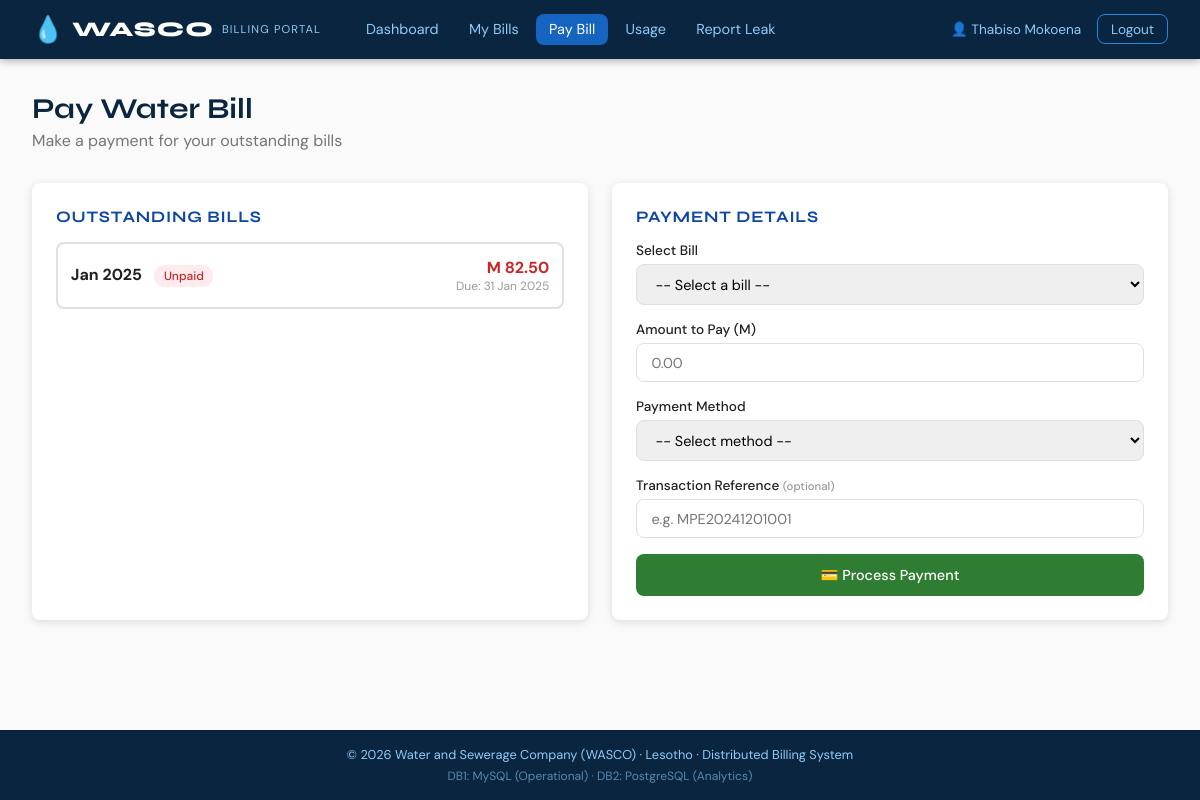
The page /pages/pay_bill.php (signed in) on the database its author committed.
### tables this page shows
CREATE TABLE bills (
    bill_id INT PRIMARY KEY AUTO_INCREMENT,
    account_number VARCHAR(20) NOT NULL,
    billing_month DATE NOT NULL,
    units_consumed DECIMAL(10,2) NOT NULL,
    amount_due DECIMAL(10,2) NOT NULL,
    due_date DATE NOT NULL,
    payment_status ENUM('unpaid','partial','paid','overdue') DEFAULT 'unpaid',
    generated_at TIMESTAMP DEFAULT CURRENT_TIMESTAMP,
    FOREIGN KEY (account_number) REFERENCES customers(account_number)
);

### pages/pay_bill.php (the view, shortened to what this page needs)
<?php
$db = getDB1();
$acc = $_SESSION['account_number'];
$stmt = $db->prepare("SELECT b.*, (b.amount_due - COALESCE(SUM(p.amount_paid),0)) as balance
                      FROM bills b
                      LEFT JOIN payments p ON b.bill_id = p.bill_id
                      WHERE b.account_number = ? AND b.payment_status != 'paid'
                      GROUP BY b.bill_id
                      HAVING balance > 0
                      ORDER BY b.billing_month ASC");
$stmt->execute([$acc]);
$unpaidBills = $stmt->fetchAll();
$selectedBillId = (int)($_GET['bill_id'] ?? 0);
include __DIR__ . '/../includes/header.php';
?>
<div class="page-header">
    <h1>Pay Water Bill</h1>
    <p>Make a payment for your outstanding bills</p>
</div>
<?php if (!$unpaidBills): ?>
    <div class="alert alert-info">🎉 No outstanding bills! You're all caught up.</div>
<?php else: ?>
<div style="display:grid;grid-template-columns:1fr 1fr;gap:1.5rem;">
<div class="card">
    <div class="card-title">Outstanding Bills</div>
    <?php foreach ($unpaidBills as $b): ?>
    <div style="padding:.8rem;border:2px solid <?= $b['bill_id'] == $selectedBillId ? '#1565c0' : '#e0e0e0' ?>;
                border-radius:8px;margin-bottom:.7rem;cursor:pointer;transition:border-color .2s;"
         onclick="selectBill(<?= $b['bill_id'] ?>, <?= $b['balance'] ?>)">
        <div style="display:flex;justify-content:space-between;align-items:center;">
            <div>
                <strong><?= date('M Y', strtotime($b['billing_month'])) ?></strong>
                <span class="badge badge-<?= $b['payment_status'] ?>" style="margin-left:.5rem"><?= ucfirst($b['payment_status']) ?></span>
            </div>
            <div style="text-align:right;">
                <div style="font-weight:700;color:#c62828">M <?= number_format($b['balance'], 2) ?></div>
                <div style="font-size:.75rem;color:#999">Due: <?= date('d M Y', strtotime($b['due_date'])) ?></div>
            </div>
        </div>
    </div>
    <?php endforeach; ?>
</div>
<div class="card">
    <div class="card-title">Payment Details</div>
    <form method="POST">
        <div class="form-group">
            <label>Select Bill</label>
            <select name="bill_id" id="bill_id" required onchange="updateMax(this)">
                <option value="">-- Select a bill --</option>
            </select>
        </div>
        <div class="form-group">
            <label>Amount to Pay (M)</label>
            <input type="number" name="amount" id="amount" step="0.01" min="1" placeholder="0.00" required>
        </div>
        <div class="form-group">
            <label>Payment Method</label>
            <select name="payment_method" required>
                <option value="">-- Select method --</option>
            </select>
        </div>
        <div class="form-group">
            <label>Transaction Reference <small style="color:#999">(optional)</small></label>
            <input type="text" name="transaction_ref" placeholder="e.g. MPE20241201001">
        </div>
        <button type="submit" class="btn btn-success" style="width:100%;padding:.75rem;">
            💳 Process Payment
        </button>
    </form>
</div>
</div>
<?php endif; ?>
<?php include __DIR__ . '/../includes/footer.php'; ?>

### assets/css/style.css (style rules this page uses)
:root { --blue-900: #0a2540; --blue-700: #0d47a1; --blue-500: #1565c0; --blue-400: #1e88e5; --blue-200: #90caf9; --blue-100: #e3f2fd; --teal: #00796b; --teal-lt: #b2dfdb; --green: #2e7d32; --red: #c62828; --orange: #e65100; --white: #ffffff; --grey-50: #fafafa; --grey-100: #f5f5f5; --grey-300: #e0e0e0; --grey-600: #757575; --grey-900: #212121; --radius: 8px; --shadow: 0 2px 8px rgba(0,0,0,.12); --shadow-md:0 4px 16px rgba(0,0,0,.15); }
* { box-sizing: border-box; margin: 0; padding: 0; }
body { font-family: 'DM Sans', sans-serif; background: var(--grey-50); color: var(--grey-900); min-height: 100vh; display: flex; flex-direction: column; }
h1, h2, h3, h4 { font-family: 'Syne', sans-serif; }
.page-header { margin-bottom: 2rem; }
.page-header h1 { font-size: 1.8rem; color: var(--blue-900); }
.page-header p { color: var(--grey-600); margin-top: .3rem; }
.card { background: white; border-radius: var(--radius); box-shadow: var(--shadow); padding: 1.5rem; margin-bottom: 1.5rem; }
.card-title { font-family: 'Syne', sans-serif; font-weight: 700; font-size: 1rem; color: var(--blue-700); margin-bottom: 1rem; text-transform: uppercase; letter-spacing: .05em; }
.badge { display: inline-block; padding: .2rem .6rem; border-radius: 20px; font-size: .75rem; font-weight: 500; }
.badge-unpaid { background: #ffebee; color: var(--red); }
.form-group { margin-bottom: 1rem; }
.form-group label { display: block; font-size: .85rem; font-weight: 500; margin-bottom: .3rem; color: var(--grey-900); }
.form-group input, .form-group select, .form-group textarea { width: 100%; padding: .6rem .9rem; border: 1px solid var(--grey-300); border-radius: var(--radius); font-family: 'DM Sans', sans-serif; font-size: .9rem; transition: border-color .2s; }
.btn { display: inline-block; padding: .55rem 1.2rem; border-radius: var(--radius); font-family: 'DM Sans', sans-serif; font-size: .9rem; font-weight: 500; cursor: pointer; border: none; text-decoration: none; transition: opacity .2s, transform .1s; }
.btn-success { background: var(--green); color: white; }

### rows shown on the page
bills: billing_month "Jan 2025", payment_status "Unpaid", balance "82.50", due_date "31 Jan 2025"

### other values the page prints
$name "Thabiso Mokoena"
